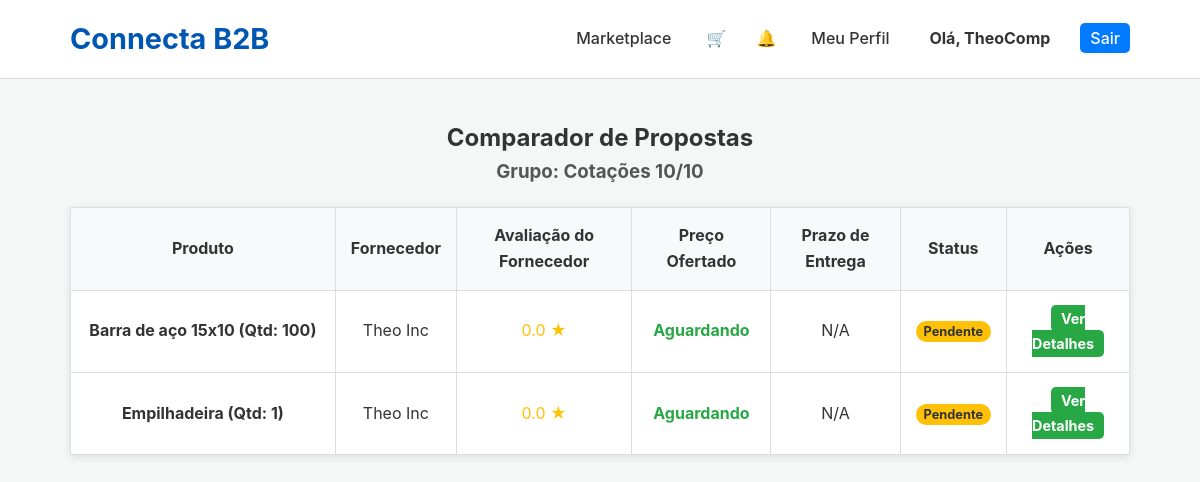
The page /comparator/2 (signed in) on the database as committed earlier.
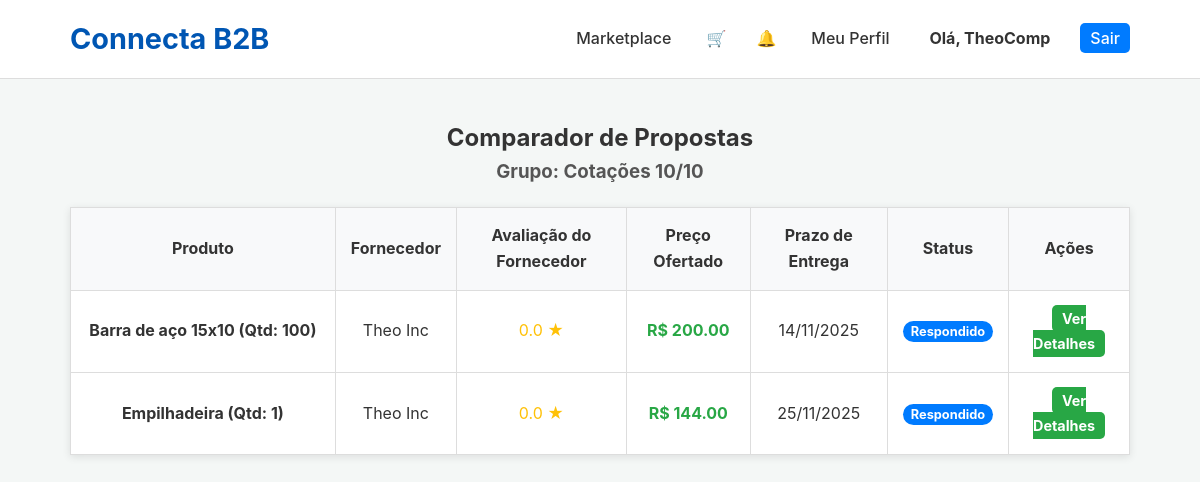
The same page on the database as committed later.
### app.py (models this page shows, shortened)
class QuoteRequest(db.Model):
    id = db.Column(db.Integer, primary_key=True); quantity = db.Column(db.Integer, nullable=False); message = db.Column(db.Text, nullable=True); status = db.Column(db.String(50), nullable=False, default='Pendente'); timestamp = db.Column(db.DateTime, nullable=False, default=datetime.utcnow)
    product_id = db.Column(db.Integer, db.ForeignKey('product.id'), nullable=False); buyer_id = db.Column(db.Integer, db.ForeignKey('company.id'), nullable=False); supplier_id = db.Column(db.Integer, db.ForeignKey('company.id'), nullable=False)
    offered_price = db.Column(db.Float, nullable=True); supplier_message = db.Column(db.Text, nullable=True); response_timestamp = db.Column(db.DateTime, nullable=True)
    attachment_filename = db.Column(db.String(255), nullable=True); delivery_date = db.Column(db.Date, nullable=True)
    group_id = db.Column(db.Integer, db.ForeignKey('quote_group.id'), nullable=True)
    review = db.relationship('Review', backref='quote', uselist=False, cascade="all, delete-orphan")
    chat_messages = db.relationship('ChatMessage', backref='quote', lazy=True, cascade="all, delete-orphan")

class Product(db.Model):
    id = db.Column(db.Integer, primary_key=True); name = db.Column(db.String(100), nullable=False); description = db.Column(db.Text, nullable=False); category = db.Column(db.String(80), nullable=False); base_price = db.Column(db.Float, nullable=True); supplier_id = db.Column(db.Integer, db.ForeignKey('company.id'), nullable=False)
    images = db.relationship('ProductImage', backref='product', lazy=True, cascade="all, delete-orphan")
    quote_requests = db.relationship('QuoteRequest', backref='product', lazy=True, cascade="all, delete-orphan")

class Company(db.Model):
    id = db.Column(db.Integer, primary_key=True); company_name = db.Column(db.String(150), nullable=False); cnpj = db.Column(db.String(18), unique=True, nullable=False); email = db.Column(db.String(150), unique=True, nullable=False); password_hash = db.Column(db.String(256), nullable=False); user_type = db.Column(db.String(50), nullable=False)
    is_verified = db.Column(db.Boolean, default=False); is_admin = db.Column(db.Boolean, default=False); is_active = db.Column(db.Boolean, default=True)
    logo_filename = db.Column(db.String(255), nullable=True); description = db.Column(db.Text, nullable=True); website = db.Column(db.String(255), nullable=True); address = db.Column(db.String(255), nullable=True); certifications = db.Column(db.String(255), nullable=True)
    created_at = db.Column(db.DateTime, default=datetime.utcnow)
    products = db.relationship('Product', backref='supplier', lazy=True, cascade="all, delete-orphan")
    notifications = db.relationship('Notification', foreign_keys='Notification.recipient_id', backref='recipient', lazy=True, cascade="all, delete-orphan")
    reviews_received = db.relationship('Review', foreign_keys='Review.supplier_id', backref='reviewed_supplier', lazy='dynamic')
    sent_quotes = db.relationship('QuoteRequest', foreign_keys='QuoteRequest.buyer_id', backref='buyer', lazy='dynamic')
    received_quotes = db.relationship('QuoteRequest', foreign_keys='QuoteRequest.supplier_id', backref='supplier', lazy='dynamic')
    quote_groups = db.relationship('QuoteGroup', backref='buyer', lazy=True)
    open_rfqs = db.relationship('OpenRFQ', backref='buyer', lazy=True) # RFQ: Ligação com a empresa que criou
    open_rfq_responses = db.relationship('OpenRFQResponse', backref='supplier', lazy=True) # RFQ: Ligação com as respostas

### app.py (the view)
@app.route('/comparator/<int:group_id>')
@login_required
def comparator(group_id):
    group = db.session.get(QuoteGroup, group_id)
    if not group or group.buyer_id != session['company_id']:
        flash('Grupo de cotação não encontrado ou não autorizado.', 'error'); return redirect(url_for('dashboard'))
    quotes = QuoteRequest.query.filter_by(group_id=group.id).options(joinedload(QuoteRequest.product), joinedload(QuoteRequest.supplier)).all()
    supplier_ratings = {}
    for quote in quotes:
        if quote.supplier_id not in supplier_ratings:
            avg_rating = db.session.query(func.avg(Review.rating)).filter(Review.supplier_id == quote.supplier_id).scalar() or 0
            supplier_ratings[quote.supplier_id] = avg_rating
    return render_template('comparator.html', group=group, quotes=quotes, supplier_ratings=supplier_ratings)

### app.py (called while the page is built)
def login_required(f):
    @wraps(f)
    def decorated_function(*args, **kwargs):
        if 'company_id' not in session: flash('Você precisa estar logado.', 'error'); return redirect(url_for('login'))
        return f(*args, **kwargs)
    return decorated_function

@app.context_processor
def inject_notifications():
    if 'company_id' in session:
        unread_count = db.session.query(Notification).filter_by(recipient_id=session['company_id'], read=False).count()
        cart_item_count = len(session.get('cart', {})) if session.get('user_type') == 'buyer' else 0
        return dict(unread_notifications=unread_count, cart_item_count=cart_item_count)
    return dict(unread_notifications=0, cart_item_count=0)

### templates/comparator.html (shortened to what this page needs)
<!DOCTYPE html>
<html lang="pt-br">
<head>
    <link rel="stylesheet" href="{{ url_for('static', filename='css/style.css') }}">
</head>
<body>
    <header class="main-header">
        <div class="container">
            <a href="{{ url_for('home') }}" style="text-decoration: none;"><h1 class="logo">Connecta B2B</h1></a>
            <nav class="main-nav">
                <ul>
                    <li><a href="{{ url_for('products') }}">Marketplace</a></li>
                    <li><a href="{{ url_for('view_cart') }}" style="position: relative; padding: 5px;">&#128722; </a></li>
                    <li><a href="{{ url_for('notifications') }}" style="position: relative; padding: 5px;">&#128276; </a></li>
                    <li><a href="{{ url_for('company_profile', company_id=session.company_id) }}">Meu Perfil</a></li>
                    <li><a href="{{ url_for('dashboard') }}"><strong>Olá, {{ session.company_name }}</strong></a></li>
                    <li><a href="{{ url_for('logout') }}" class="login-button">Sair</a></li>
                </ul>
            </nav>
        </div>
    </header>
    <main class="container comparator-container">
        <h2 style="text-align: center;">Comparador de Propostas</h2>
        <h3 style="text-align: center; color: #555;">Grupo: {{ group.name }}</h3>
        <table class="comparator-table">
            <thead>
                <tr>
                    <th class="product-col">Produto</th>
                    <th>Fornecedor</th>
                    <th>Avaliação do Fornecedor</th>
                    <th>Preço Ofertado</th>
                    <th>Prazo de Entrega</th>
                    <th>Status</th>
                    <th>Ações</th>
                </tr>
            </thead>
            <tbody>
                {% for quote in quotes %}
                <tr>
                    <td class="product-col">{{ quote.product.name }} (Qtd: {{ quote.quantity }})</td>
                    <td>{{ quote.supplier.company_name }} {% if quote.supplier.is_verified %}✔{% endif %}</td>
                    <td><span class="rating-stars">{{ "%.1f"|format(supplier_ratings[quote.supplier_id]) }} &#9733;</span></td>
                    <td class="price-val">{% if quote.offered_price %}R$ {{ "%.2f"|format(quote.offered_price) }}{% else %}Aguardando{% endif %}</td>
                    <td>{{ quote.delivery_date.strftime('%d/%m/%Y') if quote.delivery_date else 'N/A' }}</td>
                    <td><span class="status-badge status-{{ quote.status }}">{{ quote.status }}</span></td>
                    <td><a href="{{ url_for('quote_detail', quote_id=quote.id) }}" class="cta-button" style="padding: 5px 10px; font-size: 0.9rem;">Ver Detalhes</a></td>
                </tr>
                {% else %}
                <tr>
                    <td colspan="7">Nenhuma cotação encontrada para este grupo.</td>
                </tr>
                {% endfor %}
            </tbody>
        </table>
    </main>
</body>
</html>

Rows that differ between the two databases and show on the page:
changed QuoteRequest "Barra de aço 15x10": offered_price (not shown) → "200.00"; delivery_date "N/A" → "14/11/2025"; status "Pendente" → "Respondido"; offered_price "Aguardando" → "R$"
changed QuoteRequest "Empilhadeira": offered_price (not shown) → "144.00"; delivery_date "N/A" → "25/11/2025"; status "Pendente" → "Respondido"; offered_price "Aguardando" → "R$"
